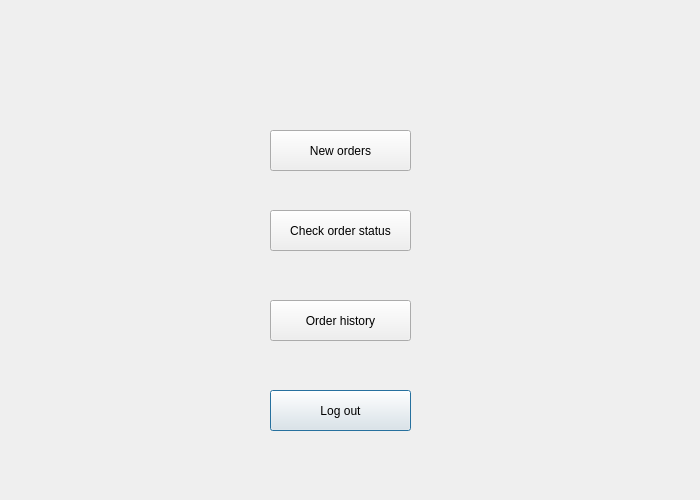
<?xml version="1.0" encoding="UTF-8"?>
<ui version="4.0">
 <class>menu_trcomp</class>
 <widget class="QDialog" name="menu_trcomp">
  <property name="geometry">
   <rect>
    <x>0</x>
    <y>0</y>
    <width>700</width>
    <height>500</height>
   </rect>
  </property>
  <property name="windowTitle">
   <string>Dialog</string>
  </property>
  <widget class="QPushButton" name="pushButton">
   <property name="geometry">
    <rect>
     <x>270</x>
     <y>390</y>
     <width>141</width>
     <height>41</height>
    </rect>
   </property>
   <property name="text">
    <string>Log out</string>
   </property>
  </widget>
  <widget class="QPushButton" name="pushButton_3">
   <property name="geometry">
    <rect>
     <x>270</x>
     <y>130</y>
     <width>141</width>
     <height>41</height>
    </rect>
   </property>
   <property name="text">
    <string>New orders</string>
   </property>
  </widget>
  <widget class="QPushButton" name="pushButton_2">
   <property name="geometry">
    <rect>
     <x>270</x>
     <y>300</y>
     <width>141</width>
     <height>41</height>
    </rect>
   </property>
   <property name="text">
    <string>Order history</string>
   </property>
  </widget>
  <widget class="QPushButton" name="pushButton_4">
   <property name="geometry">
    <rect>
     <x>270</x>
     <y>210</y>
     <width>141</width>
     <height>41</height>
    </rect>
   </property>
   <property name="text">
    <string>Check order status</string>
   </property>
  </widget>
 </widget>
 <resources/>
 <connections/>
</ui>
